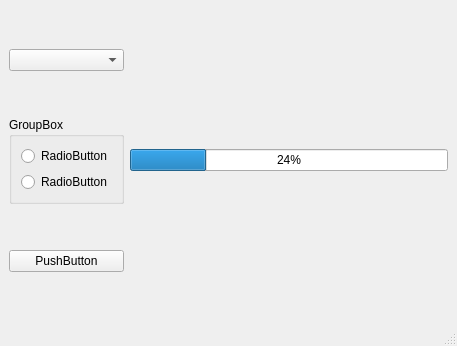
<?xml version="1.0" encoding="UTF-8"?>
<ui version="4.0">
 <class>MainWindow</class>
 <widget class="QMainWindow" name="MainWindow">
  <property name="geometry">
   <rect>
    <x>0</x>
    <y>0</y>
    <width>457</width>
    <height>346</height>
   </rect>
  </property>
  <property name="windowTitle">
   <string>MainWindow</string>
  </property>
  <widget class="QWidget" name="centralwidget">
   <layout class="QGridLayout" name="gridLayout">
    <item row="1" column="1">
     <widget class="QProgressBar" name="progressBar">
      <property name="value">
       <number>24</number>
      </property>
     </widget>
    </item>
    <item row="1" column="0">
     <widget class="QGroupBox" name="groupBox">
      <property name="title">
       <string>GroupBox</string>
      </property>
      <layout class="QVBoxLayout" name="verticalLayout">
       <item>
        <widget class="QRadioButton" name="radioButton">
         <property name="text">
          <string>RadioButton</string>
         </property>
        </widget>
       </item>
       <item>
        <widget class="QRadioButton" name="radioButton_2">
         <property name="text">
          <string>RadioButton</string>
         </property>
        </widget>
       </item>
      </layout>
     </widget>
    </item>
    <item row="3" column="0">
     <widget class="QPushButton" name="pushButton">
      <property name="text">
       <string>PushButton</string>
      </property>
     </widget>
    </item>
    <item row="0" column="0">
     <widget class="QComboBox" name="comboBox"/>
    </item>
   </layout>
  </widget>
  <widget class="QMenuBar" name="menubar">
   <property name="geometry">
    <rect>
     <x>0</x>
     <y>0</y>
     <width>457</width>
     <height>21</height>
    </rect>
   </property>
  </widget>
  <widget class="QStatusBar" name="statusbar"/>
 </widget>
 <resources/>
 <connections/>
</ui>
